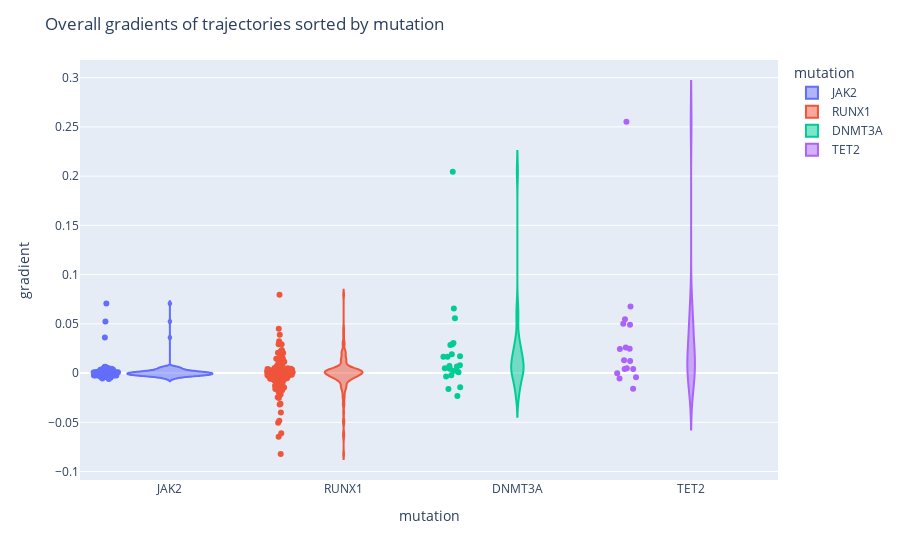

The notebook cell saved with this chart:
### Markdown cell above
Function *gradients* allows us to crate violin plots of the overall gradient of all trajectories containing a mutation in a list of genes.

### Code cell
gradients(lbc, ['DNMT3A','JAK2','TET2','RUNX1'])

### Figure 1 — Plotly figure (JSON) as saved in the notebook; plotly's stock layout.template omitted (floating-point values rounded to 4 significant figures; data arrays with more than 128 entries replaced by an {"elided": "..."} marker saying what was removed)
{"data": [{"alignmentgroup": "True", "box": {"visible": false}, "customdata": [["JAK2"], ["JAK2"], ["JAK2"], ["JAK2"], ["JAK2"], ["JAK2"], ["JAK2"], ["JAK2"], ["JAK2"], ["JAK2"], ["JAK2"], ["JAK2"], ["JAK2"], ["JAK2"], ["JAK2"], ["JAK2"], ["JAK2"], ["JAK2"], ["JAK2"], ["JAK2"], ["JAK2"], ["JAK2"], ["JAK2"], ["JAK2"], ["JAK2"], ["JAK2"], ["JAK2"], ["JAK2"], ["JAK2"], ["JAK2"], ["JAK2"], ["JAK2"], ["JAK2"], ["JAK2"], ["JAK2"], ["JAK2"], ["JAK2"], ["JAK2"], ["JAK2"], ["JAK2"], ["JAK2"], ["JAK2"], ["JAK2"], ["JAK2"], ["JAK2"], ["JAK2"], ["JAK2"], ["JAK2"], ["JAK2"], ["JAK2"], ["JAK2"], ["JAK2"], ["JAK2"], ["JAK2"], ["JAK2"], ["JAK2"], ["JAK2"], ["JAK2"], ["JAK2"], ["JAK2"], ["JAK2"], ["JAK2"], ["JAK2"], ["JAK2"], ["JAK2"], ["JAK2"], ["JAK2"], ["JAK2"], ["JAK2"], ["JAK2"], ["JAK2"], ["JAK2"], ["JAK2"], ["JAK2"], ["JAK2"], ["JAK2"], ["JAK2"], ["JAK2"], ["JAK2"], ["JAK2"], ["JAK2"], ["JAK2"], ["JAK2"], ["JAK2"], ["JAK2"], ["JAK2"], ["JAK2"]], "hovertemplate": "<b>%{hovertext}</b><br><br>mutation=%{customdata[0]}<br>gradient=%{y}<extra></extra>", "hovertext": ["LBC360702", "LBC360702", "LBC360702", "LBC361225", "LBC361225", "LBC0293E", "LBC0293E", "LBC360453", "LBC360453", "LBC0165A", "LBC0165A", "LBC360694", "LBC360694", "LBC0266V", "LBC0266V", "LBC360658", "LBC360658", "LBC0001A", "LBC0001A", "LBC0040V", "LBC0040V", "LBC0047K", "LBC0047K", "LBC0068H", "LBC0068H", "LBC0081L", "LBC0081L", "LBC0251K", "LBC0251K", "LBC0373R", "LBC0373R", "LBC0415L", "LBC0415L", "LBC0478E", "LBC0478E", "LBC360414", "LBC360414", "LBC360458", "LBC360458", "LBC360508", "LBC360508", "LBC360549", "LBC360549", "LBC360636", "LBC360636", "LBC360636", "LBC360666", "LBC360666", "LBC360725", "LBC360725", "LBC360754", "LBC360754", "LBC360782", "LBC360782", "LBC360914", "LBC360914", "LBC361096", "LBC361096", "LBC361133", "LBC361133", "LBC361172", "LBC361172", "LBC361214", "LBC361214", "LBC360898", "LBC360898", "LBC360790", "LBC360790", "LBC360919", "LBC360919", "LBC361006", "LBC361006", "LBC361122", "LBC361122", "LBC360021", "LBC360021", "LBC360021", "LBC0256W", "LBC0256W", "LBC360908", "LBC360908", "LBC360072", "LBC360072", "LBC0148L", "LBC0111B", "LBC0111B", "LBC0111B"], "legendgroup": "JAK2", "marker": {"color": "#636efa"}, "name": "JAK2", "offsetgroup": "JAK2", "orientation": "v", "points": "all", "scalegroup": "True", "showlegend": true, "type": "violin", "x": ["JAK2", "JAK2", "JAK2", "JAK2", "JAK2", "JAK2", "JAK2", "JAK2", "JAK2", "JAK2", "JAK2", "JAK2", "JAK2", "JAK2", "JAK2", "JAK2", "JAK2", "JAK2", "JAK2", "JAK2", "JAK2", "JAK2", "JAK2", "JAK2", "JAK2", "JAK2", "JAK2", "JAK2", "JAK2", "JAK2", "JAK2", "JAK2", "JAK2", "JAK2", "JAK2", "JAK2", "JAK2", "JAK2", "JAK2", "JAK2", "JAK2", "JAK2", "JAK2", "JAK2", "JAK2", "JAK2", "JAK2", "JAK2", "JAK2", "JAK2", "JAK2", "JAK2", "JAK2", "JAK2", "JAK2", "JAK2", "JAK2", "JAK2", "JAK2", "JAK2", "JAK2", "JAK2", "JAK2", "JAK2", "JAK2", "JAK2", "JAK2", "JAK2", "JAK2", "JAK2", "JAK2", "JAK2", "JAK2", "JAK2", "JAK2", "JAK2", "JAK2", "JAK2", "JAK2", "JAK2", "JAK2", "JAK2", "JAK2", "JAK2", "JAK2", "JAK2", "JAK2"], "x0": " ", "xaxis": "x", "y": [0.05237, 0.0004333, 0.0003667, -0.004033, 0.001767, 0.003325, 0.00045, 0.0058, 0.003467, 0.0024, 0, -0.0038, 0.0064, 0, 0.00195, 0.0009, -0.0024, 0.003025, -0.0009, -0.0014, -0.0025, -0.003, 0.0055, 0.00045, -0.0033, 0.006, -0.006, 0.005725, -0.003125, 0.0011, -0.0019, 0.0034, -0.0015, 0.0044, -0.004825, 0.0004, -0.0006, -0.0037, -0.0018, 0.0012, -0.001167, -0.0023, 0.0008333, -0.0026, -0.0016, 0.00595, 0.000875, -0.005475, 0.001267, -0.001767, -0.0016, 0.002, 0.0001, -0.0006667, -0.0017, -0.0004333, 0.005133, 0.001067, -0.00245, -0.00405, -0.00145, -0.0017, 0.001033, -0.0014, -0.0026, -0.0012, 0.00385, -0.002725, 0.0005667, -0.001033, -6.667e-05, -0.0003, -0.0006667, 0.0019, 0.07067, 0.002, -0.0006667, 0.0008, -0.00245, 0.0011, 0.0006, 0.003433, 0.003633, -0.00115, 0.03608, -0.00015, -0.002475], "y0": " ", "yaxis": "y"}, {"alignmentgroup": "True", "box": {"visible": false}, "customdata": {"elided": "140x1 str values"}, "hovertemplate": "<b>%{hovertext}</b><br><br>mutation=%{customdata[0]}<br>gradient=%{y}<extra></extra>", "hovertext": {"elided": "140 str values"}, "legendgroup": "RUNX1", "marker": {"color": "#EF553B"}, "name": "RUNX1", "offsetgroup": "RUNX1", "orientation": "v", "points": "all", "scalegroup": "True", "showlegend": true, "type": "violin", "x": {"elided": "140 str values"}, "x0": " ", "xaxis": "x", "y": {"elided": "140 float values"}, "y0": " ", "yaxis": "y"}, {"alignmentgroup": "True", "box": {"visible": false}, "customdata": [["DNMT3A"], ["DNMT3A"], ["DNMT3A"], ["DNMT3A"], ["DNMT3A"], ["DNMT3A"], ["DNMT3A"], ["DNMT3A"], ["DNMT3A"], ["DNMT3A"], ["DNMT3A"], ["DNMT3A"], ["DNMT3A"], ["DNMT3A"], ["DNMT3A"], ["DNMT3A"], ["DNMT3A"], ["DNMT3A"], ["DNMT3A"], ["DNMT3A"], ["DNMT3A"], ["DNMT3A"], ["DNMT3A"]], "hovertemplate": "<b>%{hovertext}</b><br><br>mutation=%{customdata[0]}<br>gradient=%{y}<extra></extra>", "hovertext": ["LBC0293E", "LBC0293E", "LBC360453", "LBC360380", "LBC0165A", "LBC360658", "LBC0040V", "LBC0068H", "LBC0068H", "LBC360414", "LBC360458", "LBC360508", "LBC360549", "LBC360636", "LBC360914", "LBC361172", "LBC360919", "LBC361006", "LBC361006", "LBC360283", "LBC360356", "LBC361286", "LBC0148L"], "legendgroup": "DNMT3A", "marker": {"color": "#00cc96"}, "name": "DNMT3A", "offsetgroup": "DNMT3A", "orientation": "v", "points": "all", "scalegroup": "True", "showlegend": true, "type": "violin", "x": ["DNMT3A", "DNMT3A", "DNMT3A", "DNMT3A", "DNMT3A", "DNMT3A", "DNMT3A", "DNMT3A", "DNMT3A", "DNMT3A", "DNMT3A", "DNMT3A", "DNMT3A", "DNMT3A", "DNMT3A", "DNMT3A", "DNMT3A", "DNMT3A", "DNMT3A", "DNMT3A", "DNMT3A", "DNMT3A", "DNMT3A"], "x0": " ", "xaxis": "x", "y": [0.004425, 0.01715, 0.0191, -0.0144, 0.007975, 0.00075, 0.2044, 0.02855, 0.00225, 0.002, -0.0036, 0.0557, 0.02933, 0.0655, 0.03043, 0.00655, 0.01667, -0.02333, -0.002267, -0.0163, 0.004967, 0.0165, 0.00715], "y0": " ", "yaxis": "y"}, {"alignmentgroup": "True", "box": {"visible": false}, "customdata": [["TET2"], ["TET2"], ["TET2"], ["TET2"], ["TET2"], ["TET2"], ["TET2"], ["TET2"], ["TET2"], ["TET2"], ["TET2"], ["TET2"], ["TET2"], ["TET2"], ["TET2"], ["TET2"], ["TET2"]], "hovertemplate": "<b>%{hovertext}</b><br><br>mutation=%{customdata[0]}<br>gradient=%{y}<extra></extra>", "hovertext": ["LBC0165A", "LBC360694", "LBC0001A", "LBC0001A", "LBC0081L", "LBC0081L", "LBC0251K", "LBC360508", "LBC361133", "LBC0256W", "LBC360908", "LBC360908", "LBC360072", "LBC361286", "LBC0591L", "LBC0591L", "LBC360181"], "legendgroup": "TET2", "marker": {"color": "#ab63fa"}, "name": "TET2", "offsetgroup": "TET2", "orientation": "v", "points": "all", "scalegroup": "True", "showlegend": true, "type": "violin", "x": ["TET2", "TET2", "TET2", "TET2", "TET2", "TET2", "TET2", "TET2", "TET2", "TET2", "TET2", "TET2", "TET2", "TET2", "TET2", "TET2", "TET2"], "x0": " ", "xaxis": "x", "y": [-0.0054, -0.0159, 0.02595, 0.0546, 0.0122, 0.0129, 0.05, 0.004033, -0.00425, 0.02445, 0.0049, 0.004233, 0.04907, 0.2553, 0.02465, -0.000275, 0.0677], "y0": " ", "yaxis": "y"}], "layout": {"legend": {"title": {"text": "mutation"}, "tracegroupgap": 0}, "margin": {"t": 60}, "title": {"text": "Overall gradients of trajectories sorted by mutation"}, "violinmode": "overlay", "xaxis": {"anchor": "y", "categoryarray": ["JAK2", "RUNX1", "DNMT3A", "TET2"], "categoryorder": "array", "domain": [0, 1], "title": {"text": "mutation"}}, "yaxis": {"anchor": "x", "domain": [0, 1], "title": {"text": "gradient"}}}}
